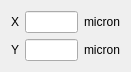
                 <widget class="QWidget" name="layoutWidget_6">
                  <property name="geometry">
                   <rect>
                    <x>770</x>
                    <y>180</y>
                    <width>131</width>
                    <height>62</height>
                   </rect>
                  </property>
                  <layout class="QGridLayout" name="gridLayout_14">
                   <item row="0" column="0">
                    <widget class="QLabel" name="label_86">
                     <property name="text">
                      <string>X</string>
                     </property>
                    </widget>
                   </item>
                   <item row="0" column="1">
                    <widget class="QLineEdit" name="DX_LineEdit"/>
                   </item>
                   <item row="0" column="2">
                    <widget class="QLabel" name="label_87">
                     <property name="text">
                      <string>micron</string>
                     </property>
                    </widget>
                   </item>
                   <item row="1" column="0">
                    <widget class="QLabel" name="label_88">
                     <property name="text">
                      <string>Y</string>
                     </property>
                    </widget>
                   </item>
                   <item row="1" column="1">
                    <widget class="QLineEdit" name="DY_LineEdit"/>
                   </item>
                   <item row="1" column="2">
                    <widget class="QLabel" name="label_89">
                     <property name="text">
                      <string>micron</string>
                     </property>
                    </widget>
                   </item>
                  </layout>
                 </widget>
